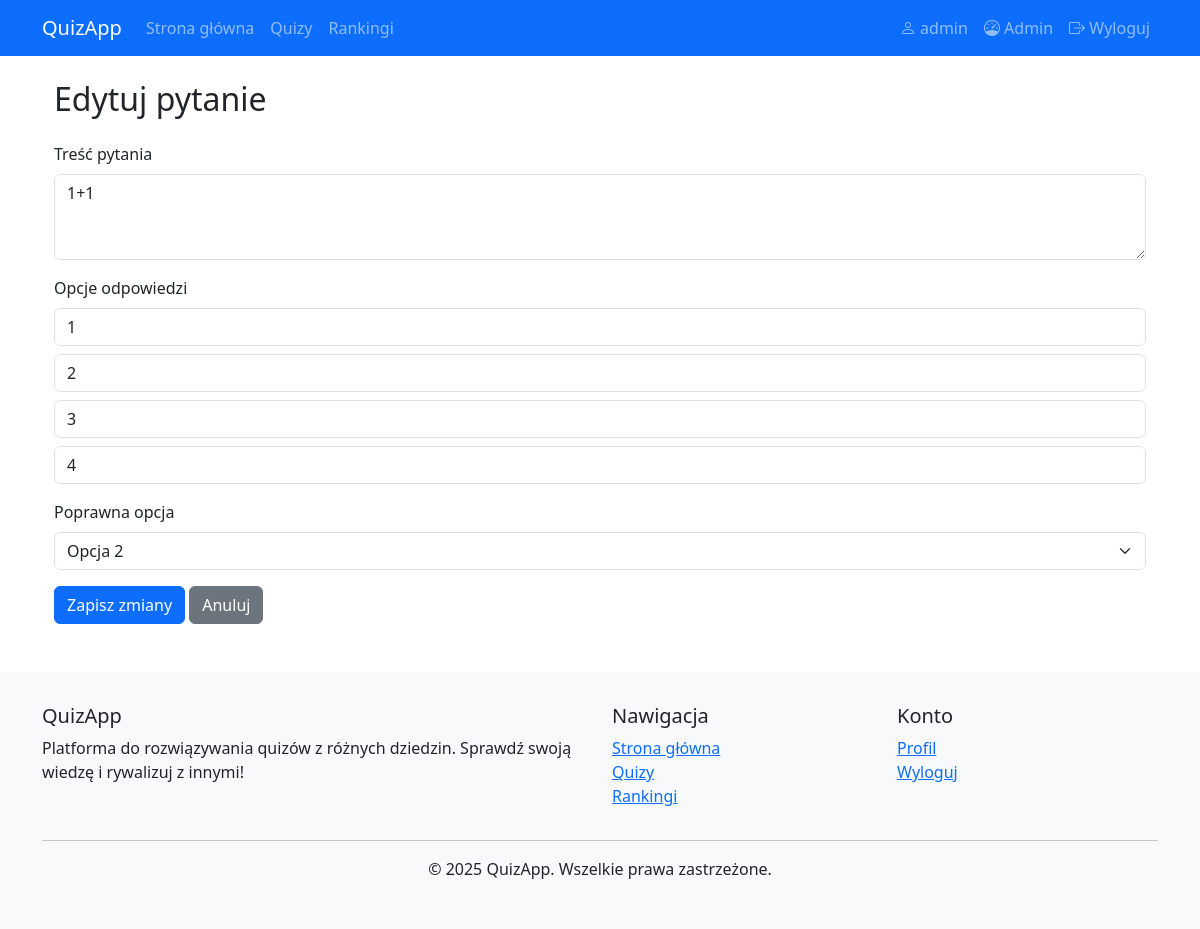
Screenshot of /admin/question/edit/1 (signed in) with the database file from the repository.
### app.py (models this page shows)
class User(UserMixin, db.Model):
    id = db.Column(db.Integer, primary_key=True)
    username = db.Column(db.String(100), unique=True, nullable=False)
    password = db.Column(db.String(200), nullable=False)
    role = db.Column(db.String(20), default='user')
    date_created = db.Column(db.DateTime, default=datetime.utcnow)
    quiz_attempts = db.relationship('QuizAttempt', backref='user', lazy=True)
    comments = db.relationship('Comment', backref='user', lazy=True)
    followed_quizzes = db.relationship(
        'Quiz',
        secondary='quiz_followers',
        backref=db.backref('followers', lazy='dynamic'),
        lazy='dynamic'
    )

class Question(db.Model):
    id = db.Column(db.Integer, primary_key=True)
    content = db.Column(db.Text, nullable=False)
    option1 = db.Column(db.String(200), nullable=False)
    option2 = db.Column(db.String(200), nullable=False)
    option3 = db.Column(db.String(200), nullable=False)
    option4 = db.Column(db.String(200), nullable=False)
    correct_option = db.Column(db.Integer, nullable=False)
    quiz_id = db.Column(db.Integer, db.ForeignKey('quiz.id'), nullable=False)
    attempts = db.relationship('QuizAttempt', backref='question', lazy=True)

### app.py (the view, shortened to what this page needs)
@app.route('/admin/question/edit/<int:question_id>', methods=['GET', 'POST'])
@login_required
def edit_question(question_id):
    if current_user.role != 'admin':
        flash('Brak uprawnień administratora', 'danger')
        return redirect(url_for('home'))
    question = Question.query.get_or_404(question_id)
    return render_template('admin/edit_question.html', question=question)

### app.py (called while the page is built)
@login_manager.user_loader
def load_user(user_id):
    return User.query.get(int(user_id))

### templates/admin/edit_question.html (shortened to what this page needs)
{% extends "base.html" %}
{% block content %}
<div class="container">
    <h2 class="my-4">Edytuj pytanie</h2>
    <form method="POST">
        <div class="mb-3">
            <label for="content" class="form-label">Treść pytania</label>
            <textarea class="form-control" id="content" name="content" rows="3" required>{{ question.content }}</textarea>
        </div>
        <div class="mb-3">
            <label class="form-label">Opcje odpowiedzi</label>
            <input type="text" class="form-control mb-2" name="option1" value="{{ question.option1 }}" required>
            <input type="text" class="form-control mb-2" name="option2" value="{{ question.option2 }}" required>
            <input type="text" class="form-control mb-2" name="option3" value="{{ question.option3 }}" required>
            <input type="text" class="form-control mb-2" name="option4" value="{{ question.option4 }}" required>
        </div>
        <div class="mb-3">
            <label for="correct_option" class="form-label">Poprawna opcja</label>
            <select class="form-select" id="correct_option" name="correct_option" required>
                <option value="2" {% if question.correct_option == 2 %}selected{% endif %}>Opcja 2</option>
            </select>
        </div>
        <button type="submit" class="btn btn-primary">Zapisz zmiany</button>
        <a href="{{ url_for('admin_questions', quiz_id=question.quiz_id) }}" class="btn btn-secondary">Anuluj</a>
    </form>
</div>
{% endblock %}

### templates/base.html (shortened to what this page needs)
<!DOCTYPE html>
<html lang="pl">
<head>
    <link href="https://cdn.jsdelivr.net/npm/bootstrap@5.3.0/dist/css/bootstrap.min.css" rel="stylesheet">
    <link rel="stylesheet" href="https://cdn.jsdelivr.net/npm/bootstrap-icons@1.10.0/font/bootstrap-icons.css">
</head>
<body>
    <nav class="navbar navbar-expand-lg navbar-dark bg-primary">
        <div class="container">
            <a class="navbar-brand" href="{{ url_for('home') }}">QuizApp</a>
            <div class="collapse navbar-collapse" id="navbarNav">
                <ul class="navbar-nav me-auto">
                    <li class="nav-item">
                        <a class="nav-link" href="{{ url_for('home') }}">Strona główna</a>
                    </li>
                    <li class="nav-item">
                        <a class="nav-link" href="{{ url_for('browse_quizzes') }}">Quizy</a>
                    </li>
                    <li class="nav-item">
                        <a class="nav-link" href="{{ url_for('rankings') }}">Rankingi</a>
                    </li>
                </ul>
                <ul class="navbar-nav">
                    {% if current_user.is_authenticated %}
                        <li class="nav-item">
                            <a class="nav-link" href="{{ url_for('user_profile') }}">
                                <i class="bi bi-person"></i> {{ current_user.username }}
                            </a>
                        </li>
                        {% if current_user.role == 'admin' %}
                            <li class="nav-item">
                                <a class="nav-link" href="{{ url_for('admin_dashboard') }}">
                                    <i class="bi bi-speedometer"></i> Admin
                                </a>
                            </li>
                        {% endif %}
                        <li class="nav-item">
                            <a class="nav-link" href="{{ url_for('logout') }}">
                                <i class="bi bi-box-arrow-right"></i> Wyloguj
                            </a>
                        </li>
                    {% endif %}
                </ul>
            </div>
        </div>
    </nav>
    <div class="container mt-4">
        {% block content %}{% endblock %}
    </div>
    <footer class="mt-5">
        <div class="container">
            <div class="row">
                <div class="col-md-6">
                    <h5>QuizApp</h5>
                    <p>Platforma do rozwiązywania quizów z różnych dziedzin. Sprawdź swoją wiedzę i rywalizuj z innymi!</p>
                </div>
                <div class="col-md-3">
                    <h5>Nawigacja</h5>
                    <ul class="list-unstyled">
                        <li><a href="{{ url_for('home') }}">Strona główna</a></li>
                        <li><a href="{{ url_for('browse_quizzes') }}">Quizy</a></li>
                        <li><a href="{{ url_for('rankings') }}">Rankingi</a></li>
                    </ul>
                </div>
                <div class="col-md-3">
                    <h5>Konto</h5>
                    <ul class="list-unstyled">
                        {% if current_user.is_authenticated %}
                            <li><a href="{{ url_for('user_profile') }}">Profil</a></li>
                            <li><a href="{{ url_for('logout') }}">Wyloguj</a></li>
                        {% else %}
                            <li><a href="{{ url_for('login') }}">Zaloguj</a></li>
                            <li><a href="{{ url_for('register') }}">Rejestracja</a></li>
                        {% endif %}
                    </ul>
                </div>
            </div>
            <hr>
            <div class="text-center">
                <p>&copy; 2025 QuizApp. Wszelkie prawa zastrzeżone.</p>
            </div>
        </div>
    </footer>
</body>
</html>

### templates/base.html (style rules this page uses)
footer { background-color: #f8f9fa; padding: 2rem 0; margin-top: 2rem; }

### rows the page displays
User: username "admin"
Question: content "1+1", option1 "1", option2 "2", option3 "3", option4 "4", correct_option "Opcja 2"
